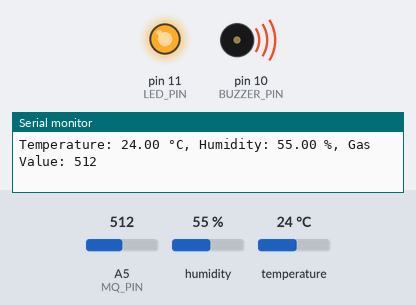
This sketch was run on a simulated Arduino Uno, built with avr-gcc and run on an emulated ATmega328P. On the bench: output pins drawn as LEDs (lit = HIGH), buzzer (waves = sounding), the last lines printed to the serial monitor. Inputs (shaded band) come from the test bench; at power-on: A5 (MQ_PIN) = 512, humidity 55 %, temperature 24 °C.

Above: at 2.8 s.
2.9 s: A5 (MQ_PIN) set to 211
5.6 s: A5 (MQ_PIN) set to 189
At 6.6 s:
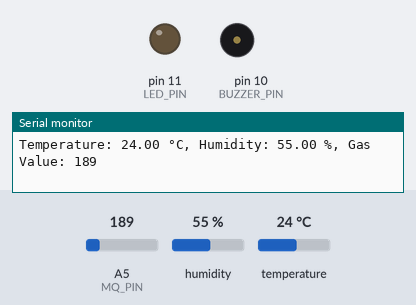
8.3 s: A5 (MQ_PIN) set to 210
At 11.3 s:
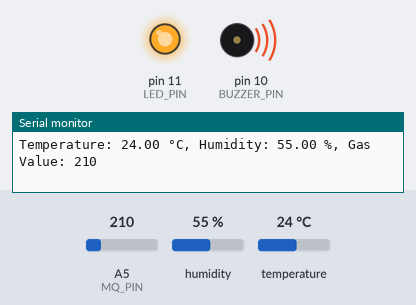
11.6 s: A5 (MQ_PIN) set to 190
At 12.7 s:
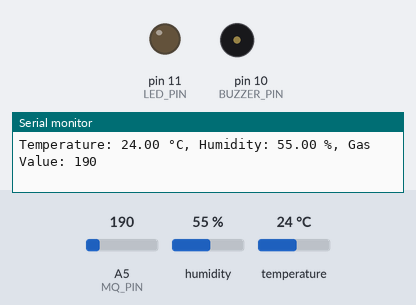
Timing chart, 0 to 14.6 s (numbered marks = the images above; inputs shaded):
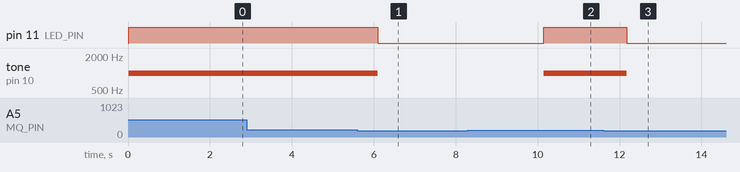

Measured:
- the behaviour switches between 201 and 200 on A5 (MQ_PIN) (found by bisection; images 0 and 1)
- after the input at 5.6 s, pin 11 (LED_PIN): HIGH → LOW after 0.50 s; tone on pin 10 (BUZZER_PIN): 1000 Hz → silent after 0.50 s
- after the input at 8.3 s, pin 11 (LED_PIN): LOW → HIGH after 1.8 s; tone on pin 10 (BUZZER_PIN): silent → 1000 Hz after 1.8 s
- after the input at 11.6 s, pin 11 (LED_PIN): HIGH → LOW after 0.57 s; tone on pin 10 (BUZZER_PIN): 1000 Hz → silent after 0.57 s

The sketch:

final.ino
```cpp
#include <LiquidCrystal.h>

#include <DHT.h>

#define DHT_PIN 9       // Pin where the DHT sensor is connected
#define DHT_TYPE DHT11  // Type of the DHT sensor (DHT22 or DHT11)
#define MQ_PIN A5       // Pin where the MQ gas sensor is connected
#define LED_PIN 11      // Pin for the LED
#define BUZZER_PIN 10  // Pin for the buzzer

LiquidCrystal lcd(7, 6, 5, 4, 3, 2);
DHT dht(DHT_PIN, DHT_TYPE);

void setup() {
  Serial.begin(9600);
  //lcd.begin(16, 2);  // Initialize the LCD with 16 columns and 2 rows
  pinMode(LED_PIN, OUTPUT);
  pinMode(BUZZER_PIN, OUTPUT);
}

void loop() {
  float temperature = dht.readTemperature();  // Read temperature from the DHT sensor
  float humidity = dht.readHumidity();        // Read humidity from the DHT sensor
  int gasValue = analogRead(MQ_PIN);         // Read gas value from the MQ gas sensor


  // Check for food spoilage based on conditions (you may need to adjust these)
  if ( gasValue > 200) {
    // Food spoilage detected, trigger LED, LCD, and buzzer
    digitalWrite(LED_PIN, HIGH);
    tone(BUZZER_PIN, 1000);  // Activate buzzer

  } else {
    digitalWrite(LED_PIN, LOW);
    noTone(BUZZER_PIN);  // Deactivate buzzer
  }

  // Print sensor data
  Serial.print("Temperature: ");
  Serial.print(temperature);
  Serial.print(" °C, Humidity: ");
  Serial.print(humidity);
  Serial.print(" %, Gas Value: ");
  Serial.println(gasValue);

  delay(2000);  // Add a delay to avoid overwhelming the LCD and the serial output
}
```
